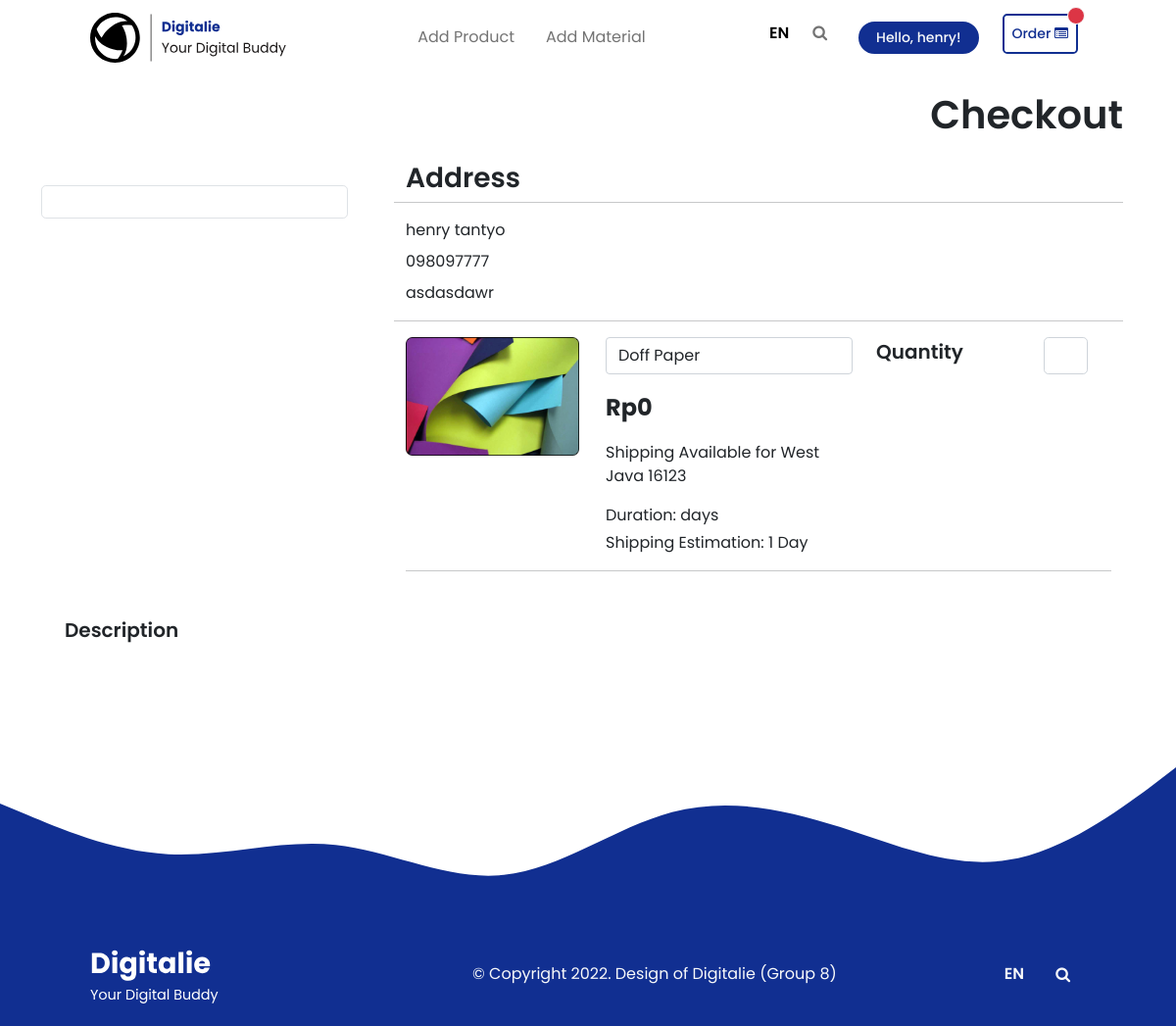
The page /checkout.php (signed in) on the database its author committed.
### tables this page shows
CREATE TABLE `users` (
  `id` int(11) NOT NULL,
  `fname` varchar(255) NOT NULL,
  `lname` varchar(255) NOT NULL,
  `email` varchar(255) NOT NULL,
  `password` varchar(255) NOT NULL,
  `phone` varchar(255) NOT NULL,
  `address` varchar(255) NOT NULL,
  `role` varchar(255) NOT NULL
);

### checkout.php (the view, shortened to what this page needs)
<?php
include_once 'conn.php';
if (!isset($_SESSION['id']) == FALSE) {
    $sql = "SELECT id, fname, lname, email, password, phone, address, role FROM users WHERE id = '$_SESSION[id]'";
} else {
    $sql = "SELECT id, fname, lname, email, password, phone, address, role FROM users";
}
$id = (int) $_GET['id'];
$query = "SELECT * FROM produk WHERE id='$id'";
$result = mysqli_query($conn, $query);
$row = mysqli_fetch_assoc($result);
$result2 = mysqli_query($conn, $sql);
$row2 = mysqli_fetch_assoc($result2);
?>
<!DOCTYPE html>
<html>
<head>
    <link rel="stylesheet" href="assets/font/font-face.css">
    <link rel="stylesheet" href="bootstrap_custom.css">
    <link rel="stylesheet" href="style.css">
    <link rel="stylesheet" href="https://cdnjs.cloudflare.com/ajax/libs/font-awesome/4.7.0/css/font-awesome.min.css">
    <link href="https://cdn.jsdelivr.net/npm/bootstrap@5.1.3/dist/css/bootstrap.min.css" rel="stylesheet">
</head>
<nav class="navbar navbar-expand-md navbar-light px-6 font-regular" id="navbar">
    <div class="container-fluid">
        <a class="navbar-brand" href="main.php">
            <img src="assets/logo.svg" alt="" width="200">
        </a>
        <div class="collapse navbar-collapse" id="navbarsExample04">
            <ul class="navbar-nav mx-auto mb-2 mb-md-0">
                <?php if (isset($_SESSION['role']) && $_SESSION['role'] == "admin") {
                ?>
                    <?php
                    echo "<li class='nav-item mx-2'><a class='nav-link' aria-current='page' href='index.php'>Add Product</a></li><li class='nav-item mx-2'><a class='nav-link' aria-current='page' href='index_material.php'>Add Material</a></li>";
                    ?>
                <?php }  ?>
            </ul>
            <ul class="navbar-nav">
                <li class="nav-item dropdown">
                    <a class="nav-link dropdown font-semibold text-black" href="#" id="navbarDarkDropdownMenuLink" role="button" data-bs-toggle="dropdown" aria-expanded="false">
                        EN
                    </a>
                </li>
                <li class="nav-item mx-2">
                    <a class="nav-link" id="search-button" href="#searchForm" data-target="#searchForm" role="button" aria-expanded="false" data-bs-toggle="collapse">
                        <i class="fa fa-search"></i>
                    </a>
                </li>
                <li class="nav-item dropdown mx-2">
                    <a class="nav-link dropdown font-semibold text-black" href="#" id="navbarDarkDropdownMenuLink" role="button" data-bs-toggle="dropdown" aria-expanded="false">
                        <?php if (isset($_SESSION['role']) && $_SESSION['role']) {
                        ?>
                            <?php
                            echo "<button class='btn btn-sm font-medium button-theme text-light rounded-pill px-3' type='button'>Hello, " . $row2['fname'] . "!" . "</button>";
                            ?>
                        <?php } else { ?>
                            <button class="btn btn-sm font-medium button-theme text-light rounded-pill px-3" type="button">Hello, Guest!</button>
                        <?php }  ?>
                    </a>
                </li>
                <?php if (isset($_SESSION['role']) && $_SESSION['role'] == "admin") {
                ?>
                    <?php
                    echo "<li class='nav-item mx-2'>
                        <a class='nav-link position-relative btn btn-sm font-medium button-theme2 rounded-3' type='button' href='order_list.php'>Order <i class='fa fa-list-alt' aria-hidden='true'></i><span class='position-absolute top-0 start-100 translate-middle p-2 bg-danger border border-light rounded-circle'><span class='visually-hidden'>New alerts</span></a></li>";
                    ?>
                <?php } else { ?>
                <?php }  ?>
        </div>
    </div>
</nav>
<div class="container">
    <section id="ConfirmOrder">
        <div class="container" id="atasconfirm">
            <div class="row mt-3">
                <div class="col">
                    <h1 class="text-end font-semibold">Checkout</h1>
                </div>
            </div>
        </div>
    </section>
    <section id="poster">
        <div class="row mt-3">
            <div class="row">
                <div class="col-lg-4">
                    <h2 class="text-start ms-3 font-semibold pb-3"><?php echo $row['nama_produk']; ?></h2>
                    <img src="gambar/<?php echo $row['gambar_produk']; ?>" class="py-3 px-3 mt-2 d-block border rounded-3" alt="" width="90%">
                </div>
                <div class="col-lg-8">
                    <div clas="row">
                        <h3 class="text-start font-semibold">Address</h3>
                        <div class="row mt-2">
                            <hr>
                            <div class="text-start font-regular pb-2"><?php echo $row2['fname']; ?> <?php echo $row2['lname']; ?></div>
                            <div class="text-start font-regular"><?php echo $row2['phone']; ?></div>
                            <div class="d-flex justify-content-between my-2 mb-3">
                                <div class="text-start font-regular"><?php echo $row2['address']; ?></div>
                            </div>
                            <hr>
                            <div class="row">
                                <div class="col-sm-3">
                                    <img src="gambar/doff.png" alt="" width="177" height="121">
                                </div>
                                <div class="col-sm-5">
                                    <div class="row ps-4">
                                        <form action="checkout_process.php" method="post">
                                            <div class="form-group font-regular text-start">
                                                <select class="form-control" id="material" name="material">
                                                    <?php
                                                    $query = mysqli_query($conn, "SELECT * FROM material");
                                                    while ($data = mysqli_fetch_array($query)) :
                                                        if ($data['id_material'] == $id) {
                                                            $selected = 'selected = "selected"';
                                                        } else {
                                                            $selected = '';
                                                        }
                                                    ?>
                                                        <option href="checkout.php?id=<?php echo $row['id']; ?>" <?= $selected ?>value="<?= $data['id_material'] ?>"><?= $data['nama_material'] ?></option>
                                                    <?php endwhile ?>
                                                </select>
                                            </div>
                                            <div class="font-bold fs-4 pb-3 pt-3">Rp<?php echo number_format($row['harga_jual'], 0, ',', '.'); ?></div>
                                            <p class="text-sm-left font-regular">Shipping Available for West Java 16123</p>
                                            <div class="mt-1 font-regular">Duration: <?php echo $row['duration']; ?> days</div>
                                            <div class="mt-1 font-regular">Shipping Estimation: 1 Day</div>
                                    </div>
                                </div>
                                <div class="col-sm-4 d-inline">
                                    <div class="row">
                                        <?php if (isset($_SESSION['role']) && $_SESSION['role']) {
                                        ?>
                                            <?php
                                            echo "<div class='input-group mb-3 d-flex justify-content-between'><div class='me-3 font-semibold fs-5'>Quantity</div><input class='form-control rounded-3' name='quantity' id='quantity'></div>";
                                            ?>
                                        <?php } else { ?>
                                        <?php }  ?>
                                    </div>
                                </div>
                            </div>
                        </div>
                        <div class="mt-3">
                            <hr>
                        </div>
                    </div>
                </div>
            </div>
        </div>
    </section>
    <section id="bawah">
        <div class="container">
            <div class="row mt-3">
                <div class="row justify-content-between">
                    <div class="col-lg-3 py-3 ps-4 w-50">
                        <h5 class="text-start font-semibold">Description</h5>
                    </div>
                    <div class="row mt-3 py-3 mb-5">
                    </div>
                </div>
            </div>
        </div>
</div>
<footer>
    <img src="assets/footer.svg" alt="" width="100%">
    <nav class="navbar bottom navbar-expand-sm navbar-dark blue-background px-6 pb-3">
        <div class="container-fluid">
            <a class="navbar-brand" href="#"><img src="assets/logo_footer.svg" width="60%" alt=""></a>
            <div class="text-light font-regular">© Copyright 2022. Design of Digitalie (Group 8)</div>
            <ul class="navbar-nav">
                <li class="nav-item dropup mx-2">
                    <a class="nav-link dropup font-semibold text-light" href="#" id="navbarDarkDropdownMenuLinkBottom" role="button" data-bs-toggle="dropdown" aria-expanded="false">
                        EN
                    </a>
                </li>
                <li class="nav-item mx-2">
                    <a class="nav-link" id="search-button" href="#searchForm" data-target="#searchForm" role="button" aria-expanded="false" data-bs-toggle="collapse">
                        <i class="fa fa-search text-light"></i>
                    </a>
                </li>
            </ul>
        </div>
    </nav>
</footer>
</body>
</html>

### style.css (style rules this page uses)
:root { --blue-theme: #112f91; }
html { scroll-behavior: smooth !important; }
html,body { overflow-x: hidden; }
.blue-background { background-color: var(--blue-theme); }
.container { margin-bottom: 0; }
#navbarsExample04 { transition: height 0.35s ease; }
.font-bold { font-family: "Poppins Bold"; }
.font-semibold { font-family: "Poppins Semibold"; }
.font-regular { font-family: "Poppins Regular"; }
.font-medium { font-family: "Poppins Medium"; }
footer img { max-width: 100%; }
.button-theme { background-color: var(--blue-theme) !important; border: 2px solid var(--blue-theme) !important; }
.button-theme2 { color: var(--blue-theme) !important; background-color: white !important; border: 2px solid var(--blue-theme) !important; }
#quantity { max-width: 45px; }

### rows shown on the page
users: fname "henry", lname "tantyo", phone "098097777", address "asdasdawr"

### other values the page prints
$row['harga_jual'] "0"
form field material "Doff Paper"
